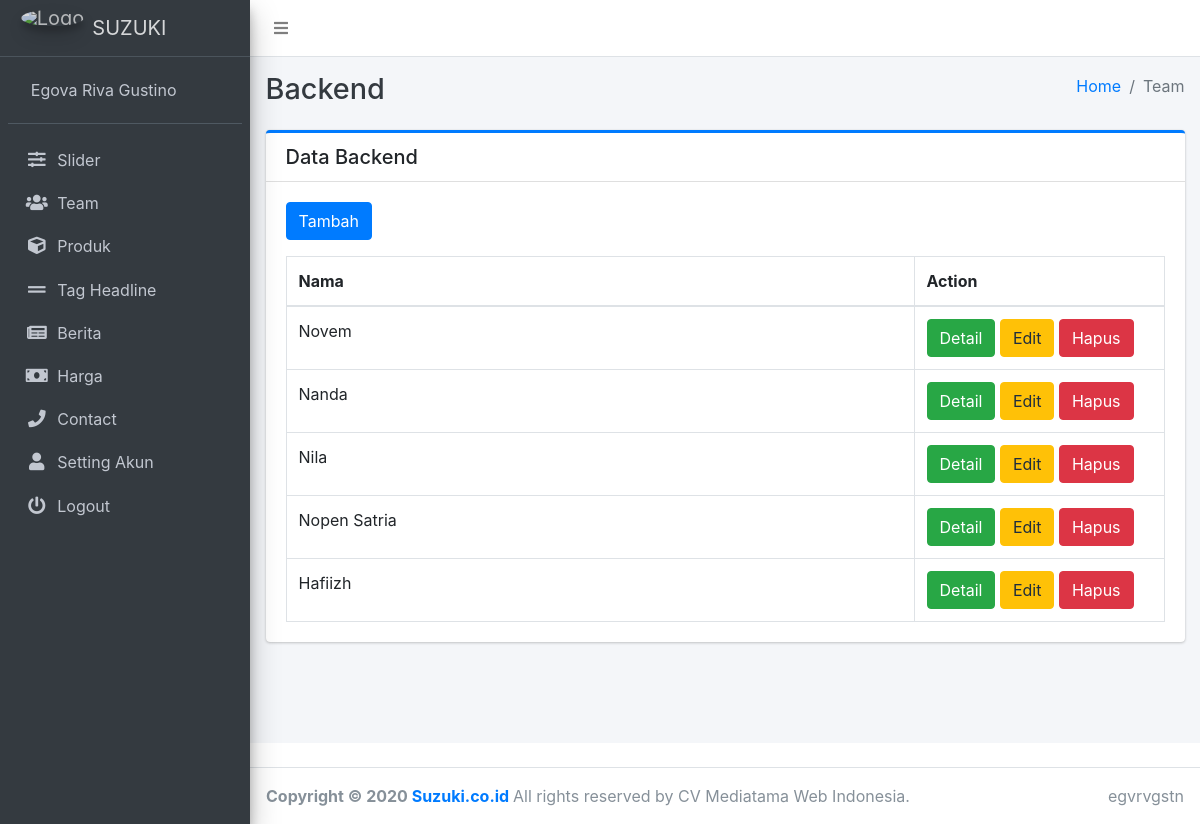
/index.php/backend/team (signed in), run on the app's committed database.
### tables this page shows
CREATE TABLE `tb_team` (
  `team_id` int(11) NOT NULL,
  `team_nama` varchar(255) NOT NULL,
  `team_foto` varchar(255) NOT NULL,
  `team_email` varchar(255) NOT NULL,
  `team_wa` varchar(255) NOT NULL
);

### application/controllers/backend/Team.php (called while the page is built, shortened)
<?php
class Team extends CI_Controller
{
    public function __construct()
    {
        $this->load->model('M_Team');
        $this->load->library('upload');
    }
    public function index()
    {
        $breadcrumb         = array(
            "Home" => "secret404",
            "Team" => ""
        );
        $data['breadcrumb'] = $breadcrumb;
        $data['teams'] = $this->M_Team->index();
        $this->load->view('backend/team/list.php', $data);
    }
}

### index.php (called while the page is built, shortened)
<?php
require_once BASEPATH . 'core/CodeIgniter.php';

### application/models/M_Team.php (called while the page is built, shortened)
<?php
class M_Team extends CI_Model
{
    public function index()
    {
        return $this->db->get('tb_team')->result();
    }
}

### application/views/backend/team/list.php (the view, shortened to what this page needs)
<!DOCTYPE html>
<html lang="en">
<head>
</head>
<body class="hold-transition sidebar-mini">
    <div class="wrapper">
        <div class="content-wrapper">
            <div class="content">
                <div class="container-fluid">
                    <div class="row">
                        <div class="col-lg-12">
                            <div class="card card-primary card-outline">
                                <div class="card-header">
                                    <h5 class="m-0">Data <?= ucfirst($this->uri->segment(1)) ?></h5>
                                </div>
                                <div class="card-body">
                                    <a href="<?= base_url('team/add'); ?>" type="button" class="btn btn-primary mb-3">
                                        Tambah
                                    </a>
                                    <table class="table table-bordered">
                                        <thead>
                                            <tr>
                                                <th>Nama</th>
                                                <th width="250">Action </th>
                                            </tr>
                                        </thead>
                                        <tbody>
                                            <?php foreach ($teams as $row) : ?>
                                                <tr>
                                                    <td><?= $row->team_nama ?></td>
                                                    <td>
                                                        <a href="<?= base_url('team/detail/' . $row->team_id) ?>" class="btn btn-success">Detail</a>
                                                        <a href="<?= base_url('team/edit/' . $row->team_id) ?>" class="btn btn-warning">Edit</a>
                                                        <a href="<?= base_url('team/delete/' . $row->team_id) ?>" class="btn btn-danger">Hapus</a>
                                                    </td>
                                                </tr>
                                            <?php endforeach ?>
                                        </tbody>
                                    </table>
                                </div>
                            </div>
                        </div>
                    </div>
                </div>
            </div>
        </div>
    </div>
</body>
</html>

### data on the page
tb_team: team_nama "Novem"
tb_team: team_nama "Nanda"
tb_team: team_nama "Nila"
tb_team: team_nama "Nopen Satria"
tb_team: team_nama "Hafiizh"

### other printed values
$_SESSION['user']->admin_nama "Egova Riva Gustino"
$this->uri->segment(1) "Backend"
$key "Home"
$key "Team"
